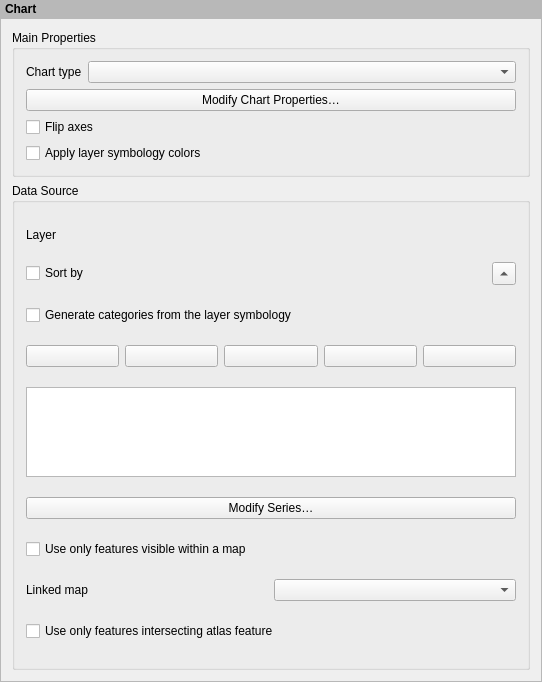
<?xml version="1.0" encoding="UTF-8"?>
<ui version="4.0">
 <class>QgsLayoutChartWidgetBase</class>
 <widget class="QWidget" name="QgsLayoutChartWidgetBase">
  <property name="geometry">
   <rect>
    <x>0</x>
    <y>0</y>
    <width>542</width>
    <height>682</height>
   </rect>
  </property>
  <property name="sizePolicy">
   <sizepolicy hsizetype="Minimum" vsizetype="Expanding">
    <horstretch>0</horstretch>
    <verstretch>0</verstretch>
   </sizepolicy>
  </property>
  <property name="windowTitle">
   <string>Chart Options</string>
  </property>
  <layout class="QVBoxLayout" name="verticalLayout_2">
   <property name="spacing">
    <number>0</number>
   </property>
   <property name="leftMargin">
    <number>0</number>
   </property>
   <property name="topMargin">
    <number>0</number>
   </property>
   <property name="rightMargin">
    <number>0</number>
   </property>
   <property name="bottomMargin">
    <number>0</number>
   </property>
   <item>
    <widget class="QLabel" name="label">
     <property name="sizePolicy">
      <sizepolicy hsizetype="Preferred" vsizetype="Maximum">
       <horstretch>0</horstretch>
       <verstretch>0</verstretch>
      </sizepolicy>
     </property>
     <property name="styleSheet">
      <string notr="true">padding: 2px; font-weight: bold; background-color: palette(mid);</string>
     </property>
     <property name="text">
      <string>Chart</string>
     </property>
    </widget>
   </item>
   <item>
    <widget class="QgsScrollArea" name="scrollArea">
     <property name="widgetResizable">
      <bool>true</bool>
     </property>
     <widget class="QWidget" name="scrollAreaWidgetContents">
      <property name="geometry">
       <rect>
        <x>0</x>
        <y>0</y>
        <width>542</width>
        <height>660</height>
       </rect>
      </property>
      <layout class="QVBoxLayout" name="mainLayout">
       <item>
        <widget class="QgsCollapsibleGroupBoxBasic" name="mainPropertiesGroupBox">
         <property name="focusPolicy">
          <enum>Qt::FocusPolicy::StrongFocus</enum>
         </property>
         <property name="title">
          <string>Main Properties</string>
         </property>
         <property name="syncGroup" stdset="0">
          <string notr="true">composeritem</string>
         </property>
         <property name="collapsed" stdset="0">
          <bool>false</bool>
         </property>
         <layout class="QGridLayout" name="mainPropertiesLayout" columnstretch="0,1">
          <item row="0" column="0">
           <widget class="QLabel" name="chartTypeLabel">
            <property name="text">
             <string>Chart type</string>
            </property>
            <property name="wordWrap">
             <bool>true</bool>
            </property>
           </widget>
          </item>
          <item row="0" column="1">
           <widget class="QComboBox" name="mChartTypeComboBox"/>
          </item>
          <item row="1" column="0" colspan="2">
           <widget class="QPushButton" name="mChartPropertiesButton">
            <property name="text">
             <string>Modify Chart Properties…</string>
            </property>
           </widget>
          </item>
          <item row="2" column="0" colspan="2">
           <widget class="QCheckBox" name="mFlipAxesCheckBox">
            <property name="text">
             <string>Flip axes</string>
            </property>
           </widget>
          </item>
          <item row="3" column="0" colspan="2">
           <widget class="QCheckBox" name="mApplyRendererStyleCheckBox">
            <property name="text">
             <string>Apply layer symbology colors</string>
            </property>
           </widget>
          </item>
         </layout>
        </widget>
       </item>
       <item>
        <widget class="QgsCollapsibleGroupBoxBasic" name="dataSourceGroupBox">
         <property name="focusPolicy">
          <enum>Qt::FocusPolicy::StrongFocus</enum>
         </property>
         <property name="title">
          <string>Data Source</string>
         </property>
         <property name="syncGroup" stdset="0">
          <string notr="true">composeritem</string>
         </property>
         <property name="collapsed" stdset="0">
          <bool>false</bool>
         </property>
         <layout class="QGridLayout" name="dataSourceLayout" columnstretch="0,1,0">
          <item row="0" column="0">
           <widget class="QLabel" name="layerLabel">
            <property name="text">
             <string>Layer</string>
            </property>
            <property name="wordWrap">
             <bool>true</bool>
            </property>
           </widget>
          </item>
          <item row="0" column="1" colspan="2">
           <widget class="QgsMapLayerComboBox" name="mLayerComboBox" native="true">
            <property name="sizePolicy">
             <sizepolicy hsizetype="Expanding" vsizetype="Fixed">
              <horstretch>0</horstretch>
              <verstretch>0</verstretch>
             </sizepolicy>
            </property>
           </widget>
          </item>
          <item row="1" column="0">
           <widget class="QCheckBox" name="mSortCheckBox">
            <property name="sizePolicy">
             <sizepolicy hsizetype="Maximum" vsizetype="Fixed">
              <horstretch>0</horstretch>
              <verstretch>0</verstretch>
             </sizepolicy>
            </property>
            <property name="text">
             <string>Sort by</string>
            </property>
           </widget>
          </item>
          <item row="1" column="1">
           <widget class="QgsFieldExpressionWidget" name="mSortExpressionWidget" native="true"/>
          </item>
          <item row="1" column="2">
           <widget class="QToolButton" name="mSortDirectionButton">
            <property name="toolTip">
             <string>Sort direction</string>
            </property>
            <property name="text">
             <string>…</string>
            </property>
            <property name="arrowType">
             <enum>Qt::ArrowType::UpArrow</enum>
            </property>
           </widget>
          </item>
          <item row="2" column="0" colspan="3">
           <widget class="QCheckBox" name="mGenerateCategoriesFromRendererCheckBox">
            <property name="text">
             <string>Generate categories from the layer symbology</string>
            </property>
           </widget>
          </item>
          <item row="3" column="0" colspan="3">
           <layout class="QHBoxLayout" name="seriesControlsLayout">
            <item>
             <widget class="QPushButton" name="mAddSeriesPushButton">
              <property name="toolTip">
               <string>Add a series</string>
              </property>
              <property name="text">
               <string/>
              </property>
              <property name="icon">
               <iconset resource="../../../images/images.qrc">
                <normaloff>:/images/themes/default/symbologyAdd.svg</normaloff>:/images/themes/default/symbologyAdd.svg</iconset>
              </property>
             </widget>
            </item>
            <item>
             <widget class="QPushButton" name="mRemoveSeriesPushButton">
              <property name="toolTip">
               <string>Remove selected series</string>
              </property>
              <property name="text">
               <string/>
              </property>
              <property name="icon">
               <iconset resource="../../../images/images.qrc">
                <normaloff>:/images/themes/default/symbologyRemove.svg</normaloff>:/images/themes/default/symbologyRemove.svg</iconset>
              </property>
             </widget>
            </item>
            <item>
             <widget class="QPushButton" name="mCopySeriesPushButton">
              <property name="toolTip">
               <string>Duplicate selected series</string>
              </property>
              <property name="text">
               <string/>
              </property>
              <property name="icon">
               <iconset resource="../../../images/images.qrc">
                <normaloff>:/images/themes/default/mActionDuplicateLayout.svg</normaloff>:/images/themes/default/mActionDuplicateLayout.svg</iconset>
              </property>
             </widget>
            </item>
            <item>
             <widget class="QPushButton" name="mSeriesUpButton">
              <property name="toolTip">
               <string>Move selected series up</string>
              </property>
              <property name="text">
               <string/>
              </property>
              <property name="icon">
               <iconset resource="../../../images/images.qrc">
                <normaloff>:/images/themes/default/mActionArrowUp.svg</normaloff>:/images/themes/default/mActionArrowUp.svg</iconset>
              </property>
             </widget>
            </item>
            <item>
             <widget class="QPushButton" name="mSeriesDownButton">
              <property name="toolTip">
               <string>Move selected series down</string>
              </property>
              <property name="text">
               <string/>
              </property>
              <property name="icon">
               <iconset resource="../../../images/images.qrc">
                <normaloff>:/images/themes/default/mActionArrowDown.svg</normaloff>:/images/themes/default/mActionArrowDown.svg</iconset>
              </property>
             </widget>
            </item>
           </layout>
          </item>
          <item row="4" column="0" colspan="3">
           <widget class="QListWidget" name="mSeriesListWidget">
            <property name="sizePolicy">
             <sizepolicy hsizetype="Expanding" vsizetype="Expanding">
              <horstretch>0</horstretch>
              <verstretch>0</verstretch>
             </sizepolicy>
            </property>
            <property name="maximumSize">
             <size>
              <width>16777215</width>
              <height>90</height>
             </size>
            </property>
           </widget>
          </item>
          <item row="5" column="0" colspan="3">
           <widget class="QPushButton" name="mSeriesPropertiesButton">
            <property name="text">
             <string>Modify Series…</string>
            </property>
           </widget>
          </item>
          <item row="6" column="0" colspan="3">
           <widget class="QCheckBox" name="mFilterOnlyVisibleFeaturesCheckBox">
            <property name="text">
             <string>Use only features visible within a map</string>
            </property>
           </widget>
          </item>
          <item row="7" column="0" colspan="3">
           <layout class="QHBoxLayout" name="linkedMapLayout">
            <item>
             <widget class="QLabel" name="mLinkedMapLabel">
              <property name="text">
               <string>Linked map</string>
              </property>
              <property name="buddy">
               <cstring>mLinkedMapComboBox</cstring>
              </property>
             </widget>
            </item>
            <item>
             <widget class="QgsLayoutItemComboBox" name="mLinkedMapComboBox"/>
            </item>
           </layout>
          </item>
          <item row="8" column="0" colspan="3">
           <widget class="QCheckBox" name="mIntersectAtlasCheckBox">
            <property name="text">
             <string>Use only features intersecting atlas feature</string>
            </property>
           </widget>
          </item>
         </layout>
        </widget>
       </item>
      </layout>
     </widget>
    </widget>
   </item>
  </layout>
 </widget>
 <layoutdefault spacing="6" margin="11"/>
 <customwidgets>
  <customwidget>
   <class>QgsScrollArea</class>
   <extends>QScrollArea</extends>
   <header>qgsscrollarea.h</header>
   <container>1</container>
  </customwidget>
  <customwidget>
   <class>QgsCollapsibleGroupBoxBasic</class>
   <extends>QGroupBox</extends>
   <header location="global">qgscollapsiblegroupbox.h</header>
   <container>1</container>
  </customwidget>
  <customwidget>
   <class>QgsLayoutItemComboBox</class>
   <extends>QComboBox</extends>
   <header>qgslayoutitemcombobox.h</header>
  </customwidget>
  <customwidget>
   <class>QgsFieldExpressionWidget</class>
   <extends>QWidget</extends>
   <header>qgsfieldexpressionwidget.h</header>
   <container>1</container>
  </customwidget>
  <customwidget>
   <class>QgsMapLayerComboBox</class>
   <extends>QWidget</extends>
   <header>qgsmaplayercombobox.h</header>
  </customwidget>
 </customwidgets>
 <resources/>
 <connections/>
</ui>
